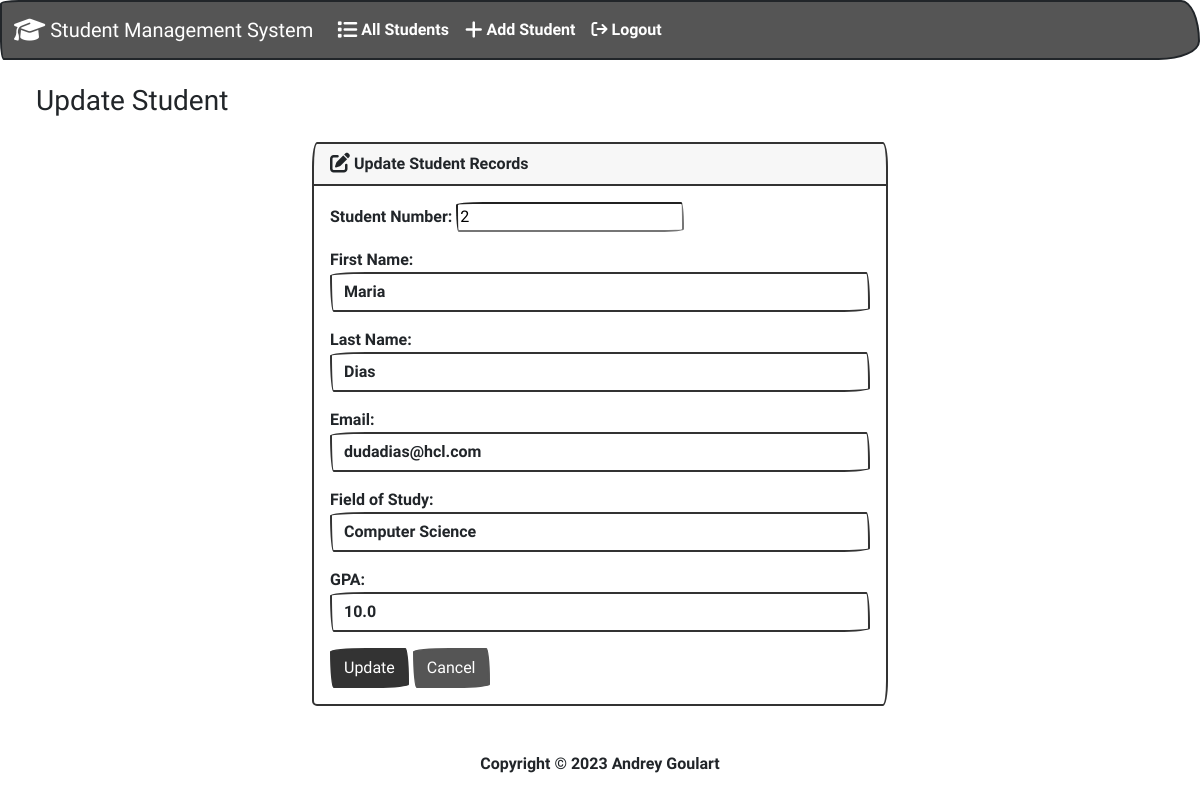
Screenshot of /student/2/edit with the database file from the repository.
### students/models.py (models this page shows, shortened)
class Student(models.Model):
    student_number = models.PositiveIntegerField()
    first_name = models.CharField(max_length=50)
    last_name = models.CharField(max_length=50)
    email = models.EmailField(max_length=100)
    field_of_study = models.CharField(max_length=50)
    gpa = models.FloatField()

### students/views.py (the view)
# urls.py: path('student/<int:id>/edit', edit, name='edit'),
def edit(request, id):
    if request.method == 'POST':
        student = Student.objects.get(pk=id)
        form = StudentForm(request.POST, instance=student)
        if form.is_valid():
            form.save()
            return render(request, 'edit.html', {
                'form':form,
                'success':True
            })
    else:
        student = Student.objects.get(pk=id)
        form = StudentForm(instance=student)
    return render(request, 'edit.html', {
        'form': form
    })

### students/forms.py
class StudentForm(forms.ModelForm):
    class Meta:
        model = Student
        fields = "__all__"
        labels = {
            "student_number": "Student Number",
            "first_name": "First Name",
            "last_name": "Last Name",
            "email": "Email",
            "field_of_study": "Field of Study",
            "gpa": "GPA",
        }
        widgets = {
            "student_numer": forms.NumberInput(attrs={"class": "form-control"}),
            "first_name": forms.TextInput(attrs={"class": "form-control"}),
            "last_name": forms.TextInput(attrs={"class": "form-control"}),
            "email": forms.TextInput(attrs={"class": "form-control"}),
            "field_of_study": forms.TextInput(attrs={"class": "form-control"}),
            "gpa": forms.NumberInput(attrs={"class": "form-control"}),
        }

### students/templates/edit.html (shortened to what this page needs)
{% extends 'base.html' %}
{% block content %}
<h3 class="text center m-4"> Update Student </h3>
{% if success %}
<div class="alert alert-success" role="alert">
    Student updated successfully
    <a href="{% url 'index' %}" class="alert-link">Go to home page.</a>
</div>
{% else %}
<div class="row justify-content-center">
    <div class="col-6">
        <div class="card bg-light mb-3">
            <div class="card-header">
                <i class="fa-solid fa-pen-to-square fa-lg"></i> Update Student Records
            </div>
            <div class="card-body">
                <form method="POST">
                    {{ form.as_p }}
                    <button type="submit" class="btn btn-primary">Update</button>
                    <a href="{% url 'index' %}" class="btn btn-secondary">Cancel</a>
                </form>
            </div>
        </div>
    </div>
</div>
{% endif %}
{% endblock %}

### rows the page displays
Student: student_number "2", first_name "Maria", last_name "Dias", email "dudadias@hcl.com", field_of_study "Computer Science", gpa "10.0"
